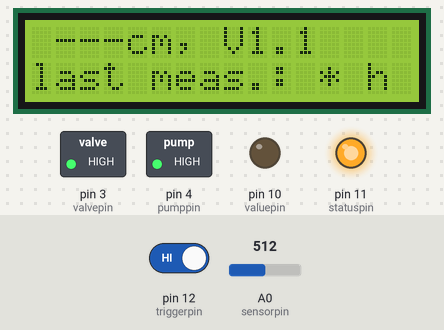
The sketch below on a simulated Arduino Nano, built with avr-gcc and run on an emulated ATmega328P. On the bench: 16×2 character LCD, switched loads named in the sketch (green lamp = pin HIGH), output pins drawn as LEDs (lit = HIGH). The test bench sets the inputs (shaded band); at power-on: pin 12 (triggerpin) HIGH, A0 (sensorpin) = 512. What the sketch prints to the serial monitor is not drawn.

Above: at 10.5 s.
At 18.4 s:
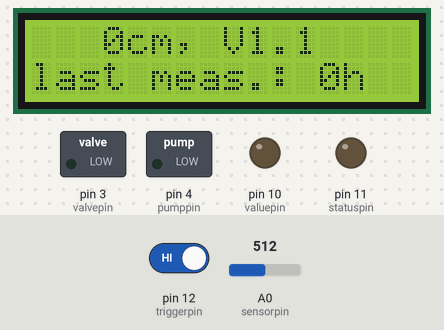
18.5 s: pin 12 (triggerpin) driven LOW
At 19.1 s:
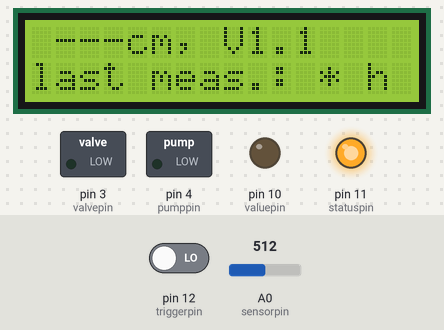
At 26.5 s:
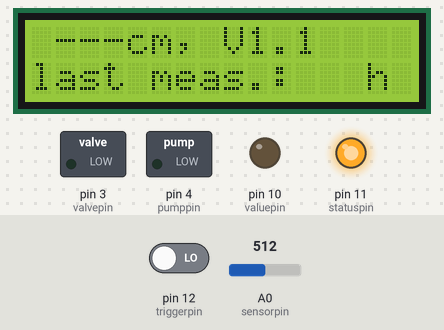
Timing chart, 0 to 27.5 s (numbered marks = the images above; inputs shaded):
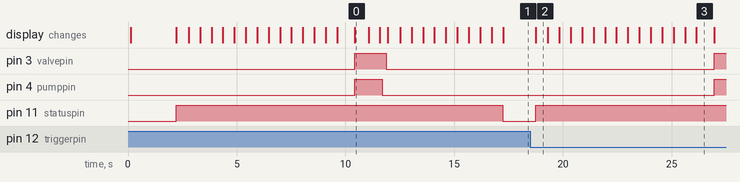

The sketch:

waterlevel_src.ino
```cpp
// includes
#include <LiquidCrystal.h>

// Version string
#define VERSION_STR "V1.1"

// pin definitions
const int pumppin = 4;
const int valvepin = 3;
const int sensorpin = 0; //A0
const int onewireslavepin = 2; //this can either be D2 or D3 on the Arduino Nano as those are the only pins that can handle interrupts
const int lcd_rs = A2;
const int lcd_enable = A3;
const int lcd_d4 = A4;
const int lcd_d5 = A5;
const int lcd_d6 = 6; //D6
const int lcd_d7 = 7; //D7
const int valuepin = 10; //D10
const int statuspin = 11; //D11
const int triggerpin = 12; //D12

// LCD object creation
LiquidCrystal lcd(lcd_rs, lcd_enable, lcd_d4, lcd_d5, lcd_d6, lcd_d7);
int animation_counter = 0;

// time keeping variable(s)
unsigned long millis_last_update = 0;

// measurement values and their scaling
float kPa = 0;
#define HEIGTH_TO_ANALOG_SCALING 1.0
// The factor defined in HEIGTH_TO_ANALOG_SCALING controls how a heigth (in cm) maps to a PWM output value of the value pin.
// E.g. a factor of 1.0 means that 10cm result in 10% PWM and therefore in 10% * 3V3

// reference voltage stuff
const int REF_2V56 = 0;
const int REF_5V  = 1;
void switch_reference(int ref){
  if(ref==REF_2V56){
    //With the Arduino Micro the "internal" reference voltage is 2.56 volts... and not 1.1 volts as stated in the docs.
    //http://forum.arduino.cc/index.php?topic=174688.0
    //TODO: As i just had a Micro around for testing this part (and the multipliers in do_measure_kPa) needs to be cleaned up when using a Arduino Nano...
    analogReference(INTERNAL);
    Serial.println("REF internal");
  }
  if(ref==REF_5V){
    analogReference(DEFAULT);
    Serial.println("REF default");
  }
  //As the first few readings after changing the reference voltage might not be accurate we do some dummy readings here
  analogRead(sensorpin);
  delay(10);
  analogRead(sensorpin);
  delay(10);
  analogRead(sensorpin);
  delay(10);
  analogRead(sensorpin);
  delay(10);
  analogRead(sensorpin);
  delay(10);
}

void pump_on(){
  digitalWrite(pumppin,HIGH);
}
void pump_off(){
  digitalWrite(pumppin,LOW);
}
void valve_close(){
  digitalWrite(valvepin,HIGH); //This assumes a "normally open" valve
}
void valve_open(){
  digitalWrite(valvepin,LOW);
}

int sensor_mean_read(){
  int val = 0;
  for(unsigned int i=0; i<10; i++){
	val += analogRead(sensorpin);
  }
  val = val/10;
  Serial.print("sensor_mean_read:");
  Serial.println(val);
  return val;
}

float do_measure_kPa(bool dont_stop){
  //first we need to check that the pressure from any previous measurements is really and fully gone away
  //Therefore we
  // - check if the pump is off
  // - open the valve and wait some time
  unsigned int i;
  pump_off();
  valve_open();
  Serial.println("Pump off and valve open (to release pressure before measurement");
  for(i=0;i<15;i++){
    update_lcd(0.0,0,true);
    delay(500);
    Serial.print("Waiting for pressure to be released (");
    Serial.print(i);
    Serial.println(")");
  }
  //As previous measurements might needed to switch the reference voltage we now restore our default.
  switch_reference(REF_2V56);
  //next thing is to do some measurements for the normal atmosphere pressure. Normally this should result in 0V
  //but as each sensor has an individual offset (that might also depend on temperature, etc.) we need to measure
  //this offset.
  float offset_mV = 0; //this holds the offset voltage in milli volts
  for(unsigned int i=0;i<10;i++){
  	offset_mV += (float)(analogRead(sensorpin));
    Serial.print("Offset (0..1023):");
    Serial.println(offset_mV);
  	delay(10);
  }
  offset_mV = offset_mV / 1023.0;
  offset_mV = (offset_mV / 10.0) * 2560.0;
  Serial.print("Offset (mV)");
  Serial.println(offset_mV);
  //after that we can start the pump. During that we continuously monitor the sensor value. 2 things are relevant here:
  // - that we get the point in time when the value saturates, because this is when we need to switch off the pump
  //   The saturation is defined that the mean values between 2 measurements do not differ more then 20mV if those
  //   measurements were taken 500ms apart from each other.
  // - that we stay below 95% of the ADC range as otherwise the value might saturate because the ADC clips. If we
  //   exceed the 95% range the reference voltage must be switched to the next higher one.
  bool stop = false;
  int adc_value = 0;
  float ref_value = 2560.0;
  int delay_10ms_counter = 0;
  float last_value_mV = 0;
  float current_mV = 0;
  float delta_mV = 0;
  Serial.println("Pump on and valve closed");
  while(!stop){
  	pump_on();
  	valve_close();
  	adc_value = analogRead(sensorpin);
  	if(adc_value > 972){ //972 = 95% of 1024
      Serial.println("ADC range limit reached");
      switch_reference(REF_5V);
  	  ref_value = 5000.0;
  	}
    if(delay_10ms_counter % 50 == 0){
      update_lcd(0.0,0,true);
    }
  	if(delay_10ms_counter % 100 == 0){
      Serial.println("Measuring...");
  	  //50*10ms are done, so we take a new set of averaged values
  	  current_mV = (float)(sensor_mean_read()/1023.0)*ref_value;
      Serial.print("current (mV):");
      Serial.println(current_mV);
  	  //let's compare if the current value differs less then 20mV from the last value.
      Serial.print("last_value_mV:");
      Serial.println(last_value_mV);
  	  if(current_mV > last_value_mV){
    		delta_mV = current_mV - last_value_mV;
  	  }else{
    		delta_mV = last_value_mV - current_mV;
  	  }
  	  if(delta_mV < 10.0){
  		stop = true;
        Serial.println("Done with measuring");
  	  }else{
  		//overwrite the last with the current value
  		last_value_mV = current_mV;
  	  }
  	}
  	delay(10);
  	delay_10ms_counter++;
  	//Add a timeout here
    if(delay_10ms_counter > 3000){
      //if we didn't get a valid result within 60 seconds exit this loop
      stop = true;
    }else{
      if(dont_stop){
        stop = false;
      }
    }
  }
  //now we know that we have reached a steady state, but the pump is still on and causing a lot of noise.
  pump_off();
  //we also need to wait a bit until the pump really is off and the noise is gone.
  delay(200);
  //Before the level starts to fall due to leakages we quickly measure the level
  current_mV = (float)(sensor_mean_read()/1023.0)*ref_value;
  valve_open();
  Serial.println("Pump off and valve open (to release pressure after measurement)");
  Serial.print("current_mV:");
  Serial.println(current_mV);
  Serial.print("Result:");
  Serial.println((current_mV - offset_mV)/90.0);
  millis_last_update = millis();
  valve_open();
  for(i=0;i<10;i++){
    update_lcd(0.0,0,true);
    delay(500);
    Serial.print("Waiting for pressure to be released (");
    Serial.print(i);
    Serial.println(")");
  }
  return (current_mV - offset_mV) / 90.0; //90.0 is the sensitivity of the sensor MPX5050 in mV/kPa
}

void setup() {
  switch_reference(REF_2V56);
  lcd.begin(16, 2);
  lcd.setCursor(0,0);
  lcd.print("Waterlevel Meas.");
  lcd.setCursor(0,1);
  lcd.print(VERSION_STR);
  Serial.begin(9600);
  pinMode(statuspin,OUTPUT);
  digitalWrite(statuspin, LOW);
  pinMode(triggerpin,INPUT);
  pinMode(pumppin,OUTPUT);
  pump_off();
  pinMode(valvepin,OUTPUT);
  valve_open();
  delay(100); //give the serial port some time to connect
  delay(2000); //give the user some time to look at the display
  //start the measurement
  kPa = do_measure_kPa(false);
  update_lcd(kPa*10.2, calc_hours_since_last_update(millis_last_update), false); //float heigth, int hours_since_last_update, bool meas_ongoing
}

void update_lcd(float heigth, int hours_since_last_update, bool meas_ongoing){
  //The LCD has 16x2 characters. The layout is as follows in idle state (when no measurement is ongoing):
  //>999cm, V1.0
  //last meas.:>99h
  //123456789ABCDEF -> 16 characters
  //When a measurement is ongoing the layout should be the following:
  // ---cm, V1.0
  //last meas.: * h
  //where * is a animation of the characters *,.,*,. and so on
  if(!meas_ongoing){
    animation_counter = 0; //reset the counter for the next animation
  }
  lcd.clear();
  lcd.setCursor(0,0);
  if(meas_ongoing){
    digitalWrite(statuspin,HIGH);
    analogWrite(valuepin,0);
    lcd.print(" ---cm, ");
    lcd.print(VERSION_STR);
    lcd.setCursor(0,1);
    lcd.print("last meas.: ");
    switch(animation_counter){
      case 0: lcd.print("*"); break;
      case 1: lcd.print("."); break;
      default: lcd.print(" "); break;
    }
    if(animation_counter++ > 1){
      animation_counter = 0;
    }
    lcd.print(" h");
  }else{
    if(heigth < 100){
      lcd.print(" ");
    }
    if(heigth < 10){
      lcd.print(" ");
    }
    if(heigth > 999){
      heigth = 999;
      lcd.print(">");
    }else{
      lcd.print(" ");
    }
    if(heigth < 0){
      heigth = 0;
    }
    lcd.print(heigth, 0);
    digitalWrite(statuspin,LOW);
    analogWrite(valuepin,(int)(heigth*HEIGTH_TO_ANALOG_SCALING));
    lcd.print("cm, ");
    lcd.print(VERSION_STR);
    lcd.setCursor(0,1);
    lcd.print("last meas.:");
    if(hours_since_last_update > 99){
      hours_since_last_update = 99;
      lcd.print(">");
    }else{
      lcd.print(" ");
    }
    if(hours_since_last_update < 0){
      hours_since_last_update = 0;
    }
    lcd.print(hours_since_last_update);
    lcd.print("h");
  }
  Serial.print("Height: ");
  Serial.print(heigth);
  Serial.print("cm, Last measurement done (>)");
  Serial.print(hours_since_last_update);
  Serial.print("h ago\n");
}

int calc_hours_since_last_update(unsigned long last_update){
  unsigned long now = millis();
  unsigned long delta = 0;
  delta = now - last_update;
  delta = (delta / 1000) / 3600;
  return (int)(delta);
}

void loop() {
  if(!digitalRead(triggerpin)){
    //trigger pin is low, check a few ms later again (debouncing)
    delay(200);
    if(!digitalRead(triggerpin)){
      //start the measurement
      kPa = do_measure_kPa(false);
    }
  }
  update_lcd(kPa*10.2, calc_hours_since_last_update(millis_last_update), false); //float heigth, int hours_since_last_update, bool meas_ongoing
  delay(50);
}
```

Measured:
- after the input at 18.5 s, pin 3 (valvepin), pin 4 (pumppin): LOW → HIGH after 8.5 s; pin 11 (statuspin): LOW → HIGH after 0.24 s; the display: changes after 0.25 s (image 2)
- what the display in image 0 shows lasts 0.7 s, from 10.4 s to 11.1 s
